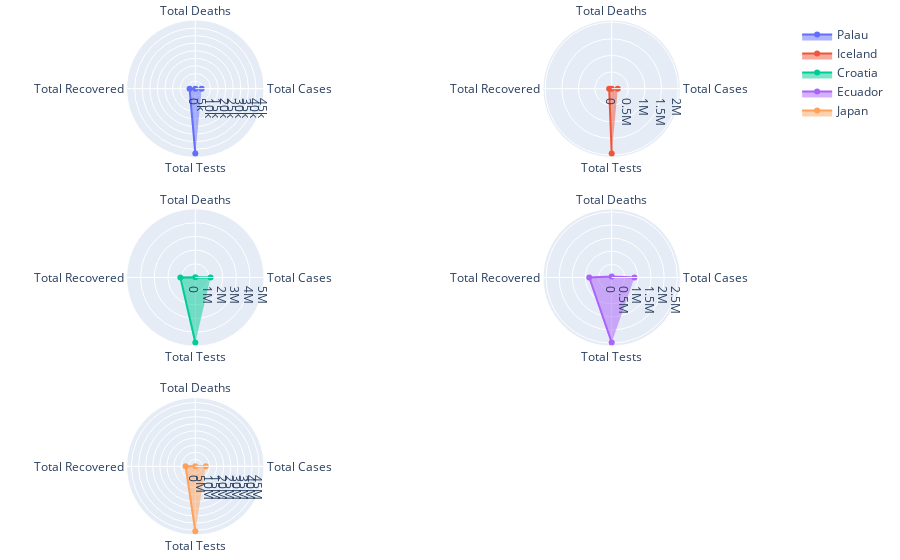

The notebook cell saved with this chart:
### Markdown cell above
- Từ trái qua phải, từ trên xuống dưới là thứ tự tăng dần Population

### Code cell
from plotly.subplots import make_subplots

nr, nc = 3,2
fig = make_subplots(rows=nr, cols=nc, specs=[[{'type': 'polar'}]*nc]*nr)
categories = 'Total Cases', 'Total Deaths', 'Total Recovered', 'Total Tests'
r, c = 1, 1

for i in range(df.shape[0]):
    fig.add_trace(go.Scatterpolar(r=df.iloc[i, [1, 3, 5, 9]].to_list(),
                                  theta=categories,
                                  fill='toself',
                                  name=df.iloc[i, 0]),
                  r, c)
    if c % nc == 0: 
        r += 1
        c=1
    else: c += 1
    
fig.update_layout(
    margin=dict(l=25, r=20, t=20, b=25),
    showlegend=True
)
fig.show()

### Figure 1 — Plotly figure (JSON) as saved in the notebook; plotly's stock layout.template omitted (floating-point values rounded to 4 significant figures)
{"data": [{"fill": "toself", "name": "Palau", "r": [4190, 6, 3803, 42790], "subplot": "polar", "theta": ["Total Cases", "Total Deaths", "Total Recovered", "Total Tests"], "type": "scatterpolar"}, {"fill": "toself", "name": "Iceland", "r": [183974, 110, 75685, 1953616], "subplot": "polar2", "theta": ["Total Cases", "Total Deaths", "Total Recovered", "Total Tests"], "type": "scatterpolar"}, {"fill": "toself", "name": "Croatia", "r": [1113547, 15742, 1093859, 4743521], "subplot": "polar3", "theta": ["Total Cases", "Total Deaths", "Total Recovered", "Total Tests"], "type": "scatterpolar"}, {"fill": "toself", "name": "Ecuador", "r": [866925, 35528, 852606, 2470170], "subplot": "polar4", "theta": ["Total Cases", "Total Deaths", "Total Recovered", "Total Tests"], "type": "scatterpolar"}, {"fill": "toself", "name": "Japan", "r": [7374251, 29023, 6829906, 45700624], "subplot": "polar5", "theta": ["Total Cases", "Total Deaths", "Total Recovered", "Total Tests"], "type": "scatterpolar"}], "layout": {"margin": {"b": 25, "l": 25, "r": 20, "t": 20}, "polar": {"domain": {"x": [0, 0.45], "y": [0.7333, 1]}}, "polar2": {"domain": {"x": [0.55, 1], "y": [0.7333, 1]}}, "polar3": {"domain": {"x": [0, 0.45], "y": [0.3667, 0.6333]}}, "polar4": {"domain": {"x": [0.55, 1], "y": [0.3667, 0.6333]}}, "polar5": {"domain": {"x": [0, 0.45], "y": [0, 0.2667]}}, "polar6": {"domain": {"x": [0.55, 1], "y": [0, 0.2667]}}, "showlegend": true}}
